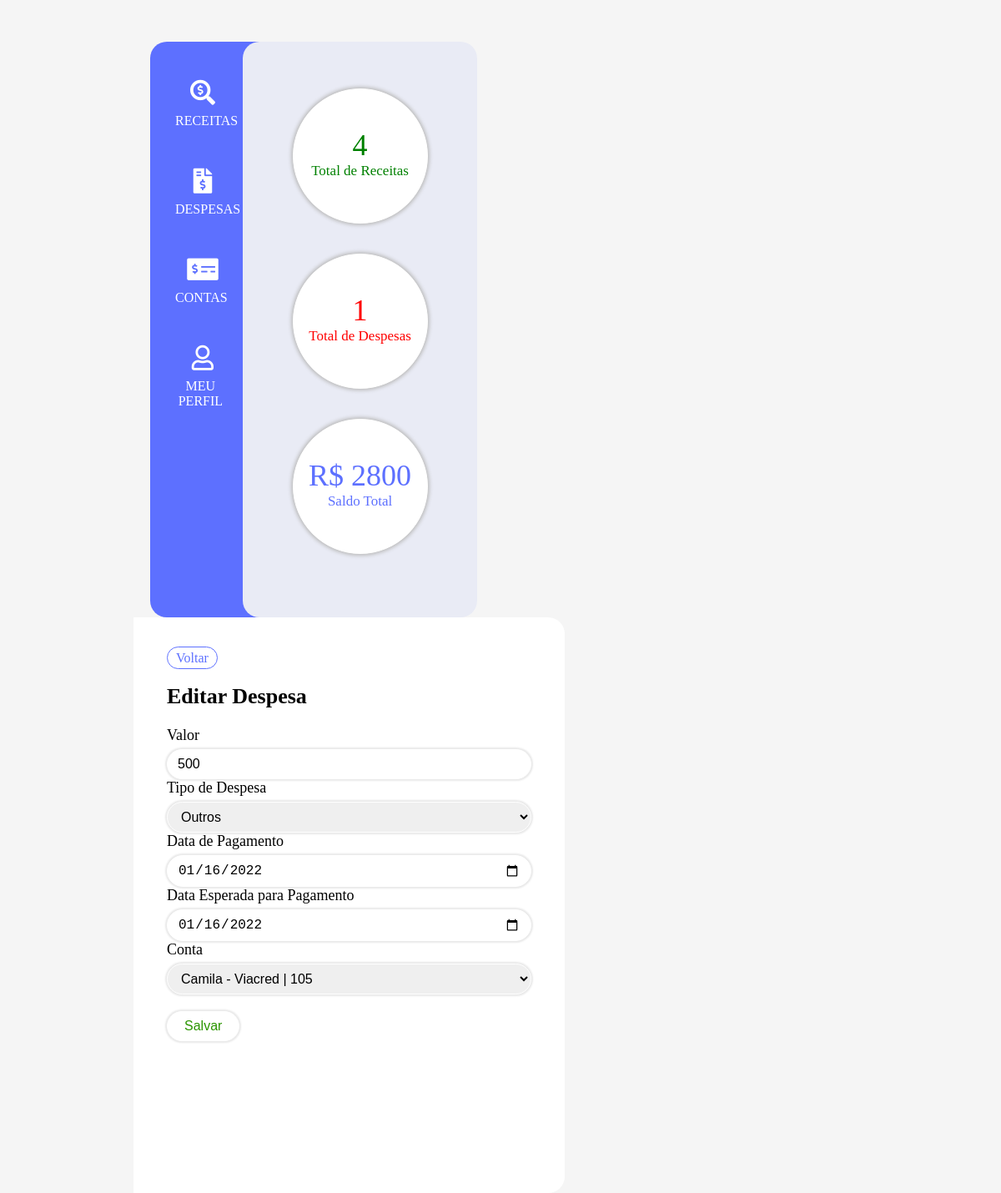
Screenshot of /despesas.php?id=8 (signed in) with the database file from the repository.
### tables this page shows
CREATE TABLE IF NOT EXISTS `despesas` (
  `id` int(10) NOT NULL AUTO_INCREMENT,
  `valor` float NOT NULL,
  `dataPagamento` date NOT NULL,
  `dataPagamentoEsperado` date NOT NULL,
  `tipoDespesa` varchar(255) NOT NULL,
  `conta` int(10) NOT NULL,
  PRIMARY KEY (`id`)
);

### public_html/despesas.php (called while the page is built, shortened)
<?php
$despesas = new DespesasController;
require_once "assets/templates/header.php";
require_once "assets/templates/content.php";
$despesas->listar();
require_once "assets/templates/footer.php";

### application/classes/model/Despesa.php (called while the page is built, shortened)
<?php
class Despesa
{
    public function select($id) {
        $this->id = $id;
        $db = new Connection;
        $query = "SELECT * FROM despesas WHERE id='{$this->id}'";
        $executeQuery = mysqli_query($db->connect(), $query);
        if($executeQuery) {
            return mysqli_fetch_assoc($executeQuery);
        }
        else {
            return die("Error: " . $db->connect->connect_error);
        }
    }
    public function getConta() {
        $db = new Connection;
        $query = "SELECT * FROM contas";
        $executeQuery = mysqli_query($db->connect(), $query);
        if($executeQuery) {
            return $executeQuery;
        }
        else {
            return die();
        }
    }
}

### application/config/Connection.php (called while the page is built, shortened)
<?php
class Connection {
    public Database $connection;
    public function __construct() {
        $this->connection = new Database;
    }
    public function confConnection() {
        $this->connection->setName("pubfuture");
        $this->connection->setUser("root");
        $this->connection->setPass("");
        $this->connection->setHost("localhost");
    }
    public function connect() {
        $this->connect =  mysqli_connect($this->connection->getHost(), $this->connection->getUser(), $this->connection->getPass(), $this->connection->getName());
        if($this->connect->connect_error) {
            die("Error: " . $this->connect->connect_error);
        }
        else {
            return $this->connect;
        }
    }
}

### application/utils/Database.php (called while the page is built, shortened)
<?php
class Database
{
    private string $db_name;
    private string $db_user;
    private string $db_pass;
    private string $db_host;
    public function getName(): string
    {
        return $this->db_name;
    }
    public function setName(string $db_name): void
    {
        $this->db_name = $db_name;
    }
    public function getUser(): string
    {
        return $this->db_user;
    }
    public function setUser(string $db_user): void
    {
        $this->db_user = $db_user;
    }
    public function getPass(): string
    {
        return $this->db_pass;
    }
    public function setPass(string $db_pass): void
    {
        $this->db_pass = $db_pass;
    }
    public function getHost(): string
    {
        return $this->db_host;
    }
    public function setHost(string $db_host): void
    {
        $this->db_host = $db_host;
    }
}

### application/classes/view/templates/edit_despesa.php (the view)
<?php
$tipoDespesa = $_REQUEST['tipoDespesa'];
if(isset($_REQUEST['editar'])) {
    $editar = $_REQUEST['editar'];
}
$contas = $_REQUEST['contas'];
?>
<div class="button-main"><a class="button button-main button-blue" href="despesas.php">Voltar</a></div>
<div class="">
    <h2><?php echo isset($_GET['id']) ? "Editar" : "Adicionar"; ?> Despesa</h2>
    <form action="" method="post">
        <div class="form-field">
            <label for="valor">Valor</label>
            <input type="text" name="valor" id="valor" value="<?php if(isset($_GET['id'])){ echo $editar['valor']; }?>">
        </div>
        <div class="form-field">
            <label for="tipoDespesa">Tipo de Despesa</label>
            <select name="tipoDespesa" id="tipoDespesa">
                <?php
                foreach ($tipoDespesa as $tipo) {
                    if(isset($_GET['id'])) {
                        if($tipo == $editar['tipoDespesa']) {
                            $selected = "selected";
                        }
                        else {
                            $selected = "";
                        }
                    }
                    echo "<option value='{$tipo}' selected='$selected'>{$tipo}</option>";
                }
                ?>
            </select>
        </div>
        <div class="form-field">
            <label for="dataPagamento">Data de Pagamento</label>
            <input type="date" name="dataPagamento" id="dataPagamento" value="<?php if(isset($_GET['id'])){ echo $editar['dataPagamento']; }?>">
        </div>
        <div class="form-field">
            <label for="dataPagamentoEsperado">Data Esperada para Pagamento</label>
            <input type="date" name="dataPagamentoEsperado" id="dataPagamentoEsperado" value="<?php if(isset($_GET['id'])){ echo $editar['dataPagamentoEsperado']; }?>">
        </div>
        <div class="form-field">
            <label for="conta">Conta</label>
            <select name="conta" id="conta">
                <?php
                foreach ($contas as $conta) {
                    if(isset($_GET['id'])) {
                        if($conta == $editar['conta']) {
                            $selected = "selected";
                        }
                        else {
                            $selected = "";
                        }
                    }
                    echo "<option value='{$conta['id']}' selected='$selected'>{$conta['titular']} - {$conta['instituicaoFinanceira']} | {$conta['conta']}</option>";
                }
                ?>
            </select>
        </div>
        <div class="form-field">
            <input class="button button-main button-green" type="submit" name="submit" value="Salvar">
        </div>
    </form>
</div>

### public_html/assets/css/style.css (style rules this page uses)
body { width: 70%; margin: 50px auto; background-color: #f5f5f5; }
a { text-decoration: none; color: #5d70ff; }
.button { padding: 4px 10px; border-radius: 30px; text-decoration: none; }
.button-main { width: 20%; margin: 20px 0; }
.button-green { background-color: #fff; border: 1px solid #2b9500; color: #2b9500; }
.button-blue { background-color: #fff; border: 1px solid #5d70ff; color: #5d70ff; }
h2 { font-family: Ubuntu; font-size: 26px; }
label { font-family: Calibri; }
.form-field label { font-family: Calibri; font-size: 18px; margin-bottom: 6px; }
.form-field input, .form-field select { border: 1px solid #ffffff; border-radius: 25px; padding: 8px 12px; box-shadow: 0 0 2px 2px #e9e9e9; font-size: 16px; }
.form-field { display: grid; }
h1, h2, h3, h4, h5, h6 { font-family: Ubuntu; }

### rows the page displays
despesas: valor "500", dataPagamento "01/16/2022", dataPagamentoEsperado "01/16/2022"

### other values shown
$totalReceitas "4"
$totalDepsesas "1"
$saldoTotal "2800"
form field tipoDespesa "Outros"
form field conta "Camila - Viacred | 105"
